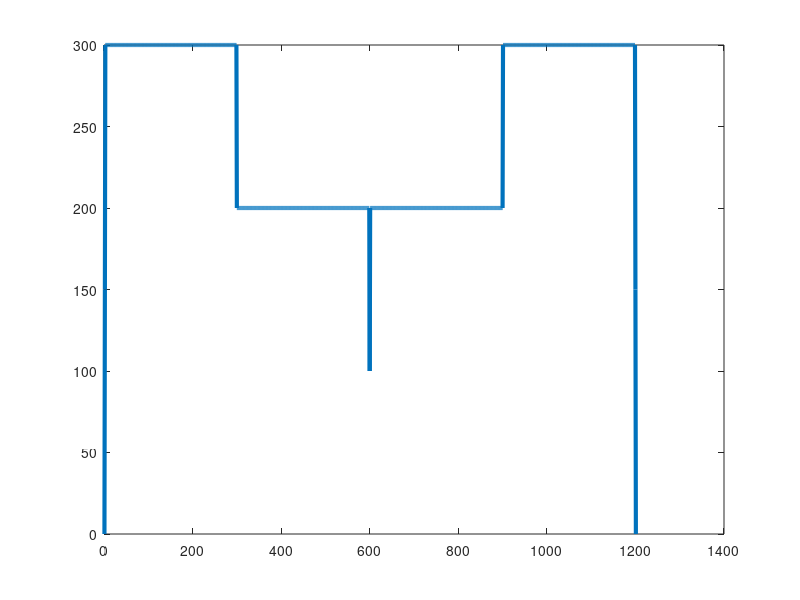
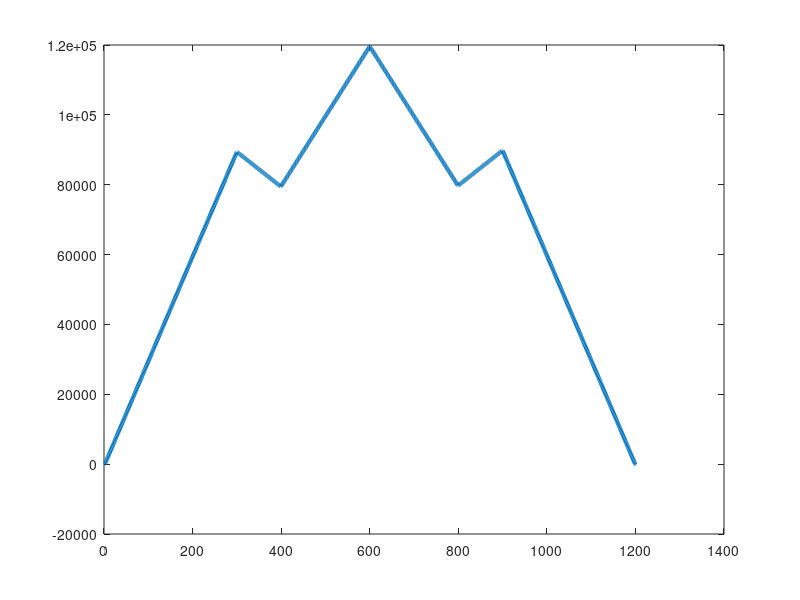

Source code (MATLAB) for these figures, in order:
clear; close all;
%% 0. Initialize Parameters
L = 1200; % Length of bridge
n = 1200; % Discretize into 1 mm seg.
P = 400; % Total weight of train [N]
x = linspace(0, L, n+1); % x-axis (0 to 1201)

%% 1. SFD, BMD under train loading

x_train = [52 228 392 568 732 908]; % Train Load Locations
P_train=[1 1 1 1 1 1]*P/6; 
n_train = 3;

SFDi = zeros(n_train, n+1); % 1 SFD for each train loc.
BMDi = zeros(n_train, n+1); % 1 BMD for each train loc.

% Solve for SFD and BMD with the train at different locations

for i = 1:n_train
    location = fix(L / (n_train+1) * i); % start location of train (300, 600, 900)
    
    % Reaction forces (Rearranged moment and Fy equations)
    B_y = location * P / L;
    A_y = P - B_y;

    % Create a vector with forces at locations
    w = zeros(n+1, 1);
    w(2) = A_y;
    w(location) = -P;
    w(L) = B_y;

    % Create SFD and BMD vectors with integration
    SFDi(i,:) = cumtrapz(w');
    BMDi(i,:) = cumtrapz(SFDi(i,:));
end

% Get max SFD, BMD and plot

SFD = max(abs(SFDi));
BMD = max(BMDi);

figure;
plot(SFD, "LineWidth", 3);
figure;
plot(BMD, "LineWidth", 3);